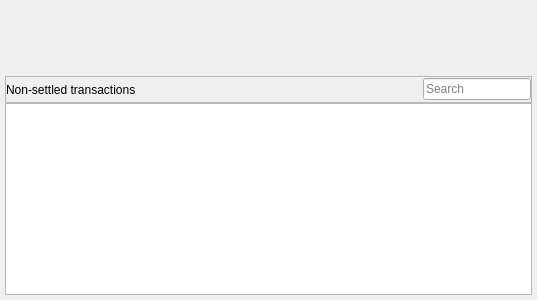
<?xml version="1.0" encoding="UTF-8"?>
<ui version="4.0">
 <class>PortfolioWidget</class>
 <widget class="QWidget" name="PortfolioWidget">
  <property name="geometry">
   <rect>
    <x>0</x>
    <y>0</y>
    <width>537</width>
    <height>300</height>
   </rect>
  </property>
  <property name="windowTitle">
   <string>Form</string>
  </property>
  <layout class="QVBoxLayout" name="verticalLayout_2">
   <property name="spacing">
    <number>5</number>
   </property>
   <property name="leftMargin">
    <number>5</number>
   </property>
   <property name="topMargin">
    <number>5</number>
   </property>
   <property name="rightMargin">
    <number>5</number>
   </property>
   <property name="bottomMargin">
    <number>5</number>
   </property>
   <item>
    <widget class="QFrame" name="frame_3">
     <property name="sizePolicy">
      <sizepolicy hsizetype="Expanding" vsizetype="Expanding">
       <horstretch>0</horstretch>
       <verstretch>0</verstretch>
      </sizepolicy>
     </property>
     <property name="autoFillBackground">
      <bool>true</bool>
     </property>
     <layout class="QHBoxLayout" name="horizontalLayout_2">
      <property name="spacing">
       <number>5</number>
      </property>
      <property name="sizeConstraint">
       <enum>QLayout::SetDefaultConstraint</enum>
      </property>
      <property name="leftMargin">
       <number>0</number>
      </property>
      <property name="topMargin">
       <number>0</number>
      </property>
      <property name="rightMargin">
       <number>0</number>
      </property>
      <property name="bottomMargin">
       <number>0</number>
      </property>
      <item>
       <widget class="MarketDataWidget" name="widgetMarketData" native="true">
        <property name="sizePolicy">
         <sizepolicy hsizetype="Expanding" vsizetype="MinimumExpanding">
          <horstretch>0</horstretch>
          <verstretch>0</verstretch>
         </sizepolicy>
        </property>
        <property name="minimumSize">
         <size>
          <width>0</width>
          <height>0</height>
         </size>
        </property>
       </widget>
      </item>
      <item>
       <widget class="CCWidget" name="widgetCCProtfolio" native="true">
        <property name="sizePolicy">
         <sizepolicy hsizetype="Expanding" vsizetype="Expanding">
          <horstretch>0</horstretch>
          <verstretch>0</verstretch>
         </sizepolicy>
        </property>
        <property name="maximumSize">
         <size>
          <width>16777215</width>
          <height>16777215</height>
         </size>
        </property>
       </widget>
      </item>
     </layout>
    </widget>
   </item>
   <item>
    <widget class="QFrame" name="frame">
     <property name="sizePolicy">
      <sizepolicy hsizetype="Preferred" vsizetype="Expanding">
       <horstretch>0</horstretch>
       <verstretch>0</verstretch>
      </sizepolicy>
     </property>
     <layout class="QVBoxLayout" name="no_margins">
      <property name="spacing">
       <number>0</number>
      </property>
      <property name="sizeConstraint">
       <enum>QLayout::SetNoConstraint</enum>
      </property>
      <property name="leftMargin">
       <number>0</number>
      </property>
      <property name="topMargin">
       <number>0</number>
      </property>
      <property name="rightMargin">
       <number>0</number>
      </property>
      <property name="bottomMargin">
       <number>0</number>
      </property>
      <item>
       <widget class="QFrame" name="frame_2">
        <property name="sizePolicy">
         <sizepolicy hsizetype="Expanding" vsizetype="Fixed">
          <horstretch>0</horstretch>
          <verstretch>0</verstretch>
         </sizepolicy>
        </property>
        <property name="minimumSize">
         <size>
          <width>0</width>
          <height>25</height>
         </size>
        </property>
        <property name="frameShape">
         <enum>QFrame::StyledPanel</enum>
        </property>
        <property name="frameShadow">
         <enum>QFrame::Raised</enum>
        </property>
        <property name="headerPanel" stdset="0">
         <bool>true</bool>
        </property>
        <layout class="QHBoxLayout" name="horizontalLayout">
         <property name="leftMargin">
          <number>0</number>
         </property>
         <property name="topMargin">
          <number>0</number>
         </property>
         <property name="rightMargin">
          <number>0</number>
         </property>
         <property name="bottomMargin">
          <number>0</number>
         </property>
         <item>
          <widget class="QLabel" name="label">
           <property name="enabled">
            <bool>true</bool>
           </property>
           <property name="sizePolicy">
            <sizepolicy hsizetype="Expanding" vsizetype="Fixed">
             <horstretch>0</horstretch>
             <verstretch>0</verstretch>
            </sizepolicy>
           </property>
           <property name="minimumSize">
            <size>
             <width>0</width>
             <height>25</height>
            </size>
           </property>
           <property name="autoFillBackground">
            <bool>true</bool>
           </property>
           <property name="text">
            <string>Non-settled transactions</string>
           </property>
           <property name="textFormat">
            <enum>Qt::AutoText</enum>
           </property>
           <property name="scaledContents">
            <bool>true</bool>
           </property>
           <property name="wordWrap">
            <bool>false</bool>
           </property>
           <property name="headerLabel" stdset="0">
            <bool>true</bool>
           </property>
          </widget>
         </item>
         <item>
          <spacer name="horizontalSpacer">
           <property name="orientation">
            <enum>Qt::Horizontal</enum>
           </property>
           <property name="sizeHint" stdset="0">
            <size>
             <width>142</width>
             <height>20</height>
            </size>
           </property>
          </spacer>
         </item>
         <item>
          <widget class="QLineEdit" name="lineEdit">
           <property name="sizePolicy">
            <sizepolicy hsizetype="Fixed" vsizetype="Fixed">
             <horstretch>0</horstretch>
             <verstretch>0</verstretch>
            </sizepolicy>
           </property>
           <property name="layoutDirection">
            <enum>Qt::LeftToRight</enum>
           </property>
           <property name="frame">
            <bool>true</bool>
           </property>
           <property name="alignment">
            <set>Qt::AlignLeading|Qt::AlignLeft|Qt::AlignVCenter</set>
           </property>
           <property name="placeholderText">
            <string>Search</string>
           </property>
           <property name="searchField" stdset="0">
            <bool>true</bool>
           </property>
          </widget>
         </item>
        </layout>
       </widget>
      </item>
      <item>
       <widget class="TreeViewWithEnterKey" name="treeViewUnconfirmedTransactions">
        <property name="focusPolicy">
         <enum>Qt::WheelFocus</enum>
        </property>
        <property name="alternatingRowColors">
         <bool>true</bool>
        </property>
        <property name="selectionMode">
         <enum>QAbstractItemView::SingleSelection</enum>
        </property>
        <property name="rootIsDecorated">
         <bool>true</bool>
        </property>
        <property name="itemsExpandable">
         <bool>true</bool>
        </property>
       </widget>
      </item>
     </layout>
    </widget>
   </item>
  </layout>
 </widget>
 <customwidgets>
  <customwidget>
   <class>MarketDataWidget</class>
   <extends>QWidget</extends>
   <header>MarketDataWidget.h</header>
   <container>1</container>
  </customwidget>
  <customwidget>
   <class>CCWidget</class>
   <extends>QWidget</extends>
   <header>CCWidget.h</header>
   <container>1</container>
  </customwidget>
  <customwidget>
   <class>TreeViewWithEnterKey</class>
   <extends>QTreeView</extends>
   <header>TreeViewWithEnterKey.h</header>
  </customwidget>
 </customwidgets>
 <resources/>
 <connections/>
</ui>
